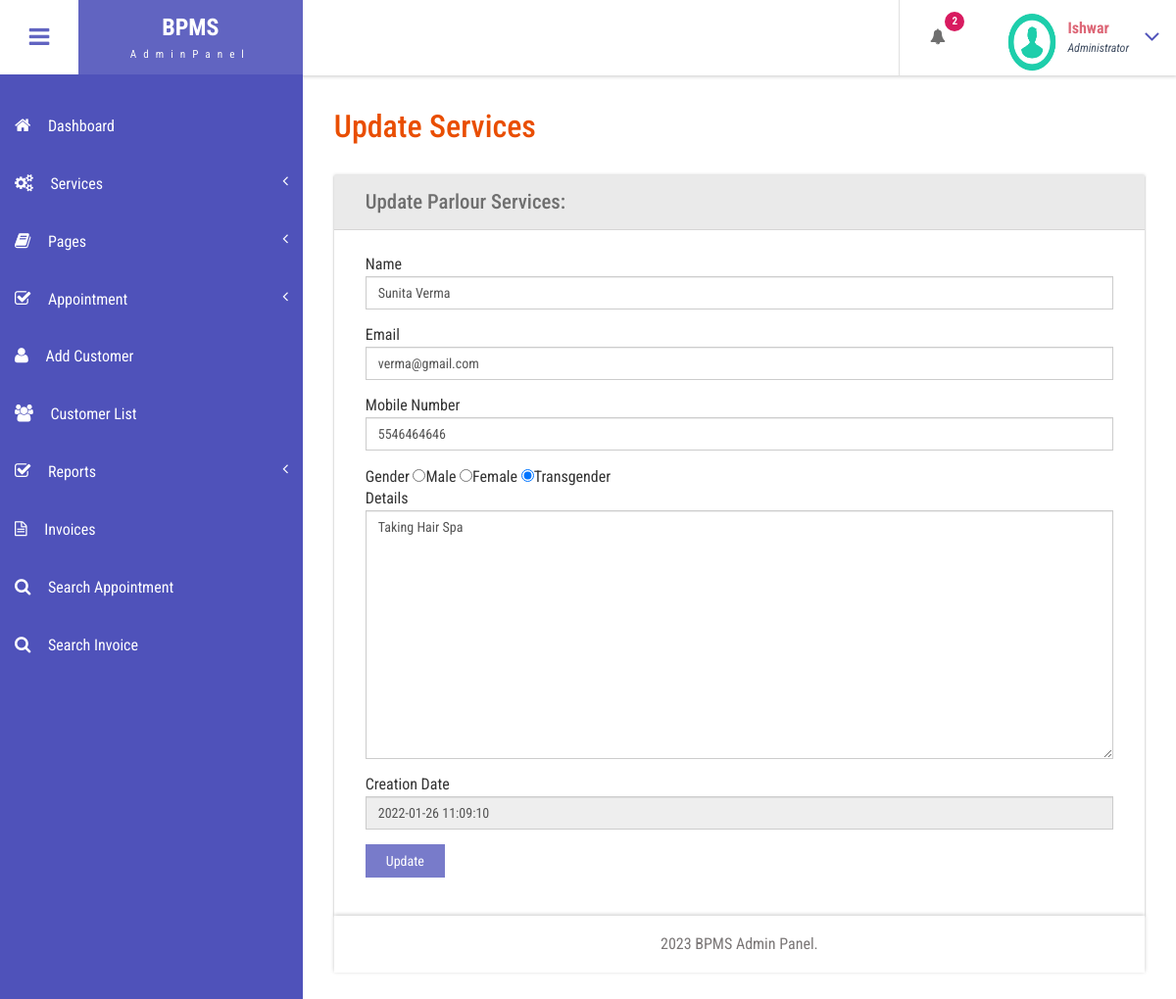
The page /admin/edit-customer-detailed.php?editid=1 (signed in) on the database its author committed.
### tables this page shows
CREATE TABLE `tblcustomers` (
  `ID` int(10) NOT NULL,
  `Name` varchar(120) DEFAULT NULL,
  `Email` varchar(200) DEFAULT NULL,
  `MobileNumber` bigint(11) DEFAULT NULL,
  `Gender` enum('Female','Male','Transgender') DEFAULT NULL,
  `Details` mediumtext DEFAULT NULL,
  `CreationDate` timestamp NULL DEFAULT current_timestamp(),
  `UpdationDate` timestamp NULL DEFAULT NULL ON UPDATE current_timestamp()
);

### admin/edit-customer-detailed.php (the view, shortened to what this page needs)
<?php
include('includes/dbconnection.php');
if (strlen($_SESSION['bpmsaid']==0)) {
  header('location:logout.php');
  } else{
  ?>
<!DOCTYPE HTML>
<html>
<head>
<link href="css/bootstrap.css" rel='stylesheet' type='text/css' />
<link href="css/style.css" rel='stylesheet' type='text/css' />
<link href="css/font-awesome.css" rel="stylesheet">
<link href="css/animate.css" rel="stylesheet" type="text/css" media="all">
<link href="css/custom.css" rel="stylesheet">
</head>
<body class="cbp-spmenu-push">
	<div class="main-content">
		 <?php include_once('includes/sidebar.php');?>
	 <?php include_once('includes/header.php');?>
		<div id="page-wrapper">
			<div class="main-page">
				<div class="forms">
					<h3 class="title1">Update Services</h3>
					<div class="form-grids row widget-shadow" data-example-id="basic-forms">
						<div class="form-title">
							<h4>Update Parlour Services:</h4>
						</div>
						<div class="form-body">
							<form method="post">
  <?php
 $cid=$_GET['editid'];
$ret=mysqli_query($con,"select * from  tblcustomers where ID='$cid'");
while ($row=mysqli_fetch_array($ret)) {
?>
							 <div class="form-group"> <label for="exampleInputEmail1">Name</label> <input type="text" class="form-control" id="name" name="name"  value="<?php  echo $row['Name'];?>" required="true"> </div> <div class="form-group"> <label for="exampleInputPassword1">Email</label> <input type="text" id="email" name="email" class="form-control"  value="<?php  echo $row['Email'];?>" required="true"> </div>
							 <div class="form-group"> <label for="exampleInputPassword1">Mobile Number</label> <input type="text" id="mobilenum" name="mobilenum" class="form-control"  value="<?php  echo $row['MobileNumber'];?>" required="true"> </div>
							 <div class="form-group"> <label for="exampleInputPassword1">Gender</label> <?php if($row['Gender']=="Male")
{?><input type="radio" id="gender" name="gender" value="Male" checked="true">Male
                     <input type="radio" name="gender" value="Female">Female
                     <input type="radio" name="gender" value="Transgender">Transgender
                   <?php } ?>
<?php if($row['Gender']=="Female")
{?><input type="radio" id="gender" name="gender" value="Male" >Male
                     <input type="radio" name="gender" value="Female" checked="true">Female
                     <input type="radio" name="gender" value="Transgender">Transgender
                   <?php }
                    else {?>
 <input type="radio" id="gender" name="gender" value="Male" >Male
  <input type="radio" name="gender" value="Female" >Female
  <input type="radio" name="gender" value="Transgender" checked="true">Transgender
                   <?php }?>
                   <div class="form-group"> <label for="exampleInputEmail1">Details</label> <textarea type="text" class="form-control" id="details" name="details" placeholder="Details" required="true" rows="12" cols="4"><?php  echo $row['Details'];?></textarea> </div>
                   <div class="form-group"> <label for="exampleInputPassword1">Creation Date</label> <input type="text" id="" name="" class="form-control"  value="<?php  echo $row['CreationDate'];?>" readonly='true'> </div>
							 <?php } ?>
							  <button type="submit" name="submit" class="btn btn-default">Update</button> </form>
						</div>
					</div>
			</div>
		</div>
		 <?php include_once('includes/footer.php');?>
	</div>
</body>
</html>
<?php } ?>

### admin/includes/header.php (shortened to what this page needs)
<div class="sticky-header header-section ">
      <div class="header-left">
        <button id="showLeftPush"><i class="fa fa-bars"></i></button>
        <div class="logo">
          <a href="index.html">
            <h1>BPMS</h1>
            <span>AdminPanel</span>
          </a>
        </div>
      </div>
      <div class="header-right">
        <div class="profile_details_left">
          <ul class="nofitications-dropdown">
            <?php
$ret1=mysqli_query($con,"select ID,Name from  tblappointment where Status=''");
$num=mysqli_num_rows($ret1);
?>
            <li class="dropdown head-dpdn">
              <a href="#" class="dropdown-toggle" data-toggle="dropdown" aria-expanded="false"><i class="fa fa-bell"></i><span class="badge blue"><?php echo $num;?></span></a>
            </li>
          </ul>
          <div class="clearfix"> </div>
        </div>
        <div class="profile_details">
        <?php
$adid=$_SESSION['bpmsaid'];
$ret=mysqli_query($con,"select AdminName from tbladmin where ID='$adid'");
$row=mysqli_fetch_array($ret);
$name=$row['AdminName'];
?>
          <ul>
            <li class="dropdown profile_details_drop">
              <a href="#" class="dropdown-toggle" data-toggle="dropdown" aria-expanded="false">
                <div class="profile_img">
                  <span class="prfil-img"><img src="images/download (1).png" alt="" width="50" height="60"> </span>
                  <div class="user-name">
                    <p><?php echo $name; ?></p>
                    <span>Administrator</span>
                  </div>
                  <i class="fa fa-angle-down lnr"></i>
                  <div class="clearfix"></div>
                </div>
              </a>
            </li>
          </ul>
        </div>
      </div>
      <div class="clearfix"> </div>
    </div>

### admin/css/style.css (style rules this page uses)
h4, h5, h6, h1, h2, h3 { margin: 0; }
ul, ol { margin: 0; }
p { margin: 0; }
html, body { font-family: 'Roboto Condensed', sans-serif; font-size: 100%; overflow-x: hidden; background: #fff; }
body a { transition: 0.5s all ease; -webkit-transition: 0.5s all ease; -moz-transition: 0.5s all ease; -o-transition: 0.5s all ease; -ms-transition: 0.5s all ease; text-decoration:none; }
h1,h2,h3,h4,h5,h6 { margin:0; }
p { margin:0; }
ul,label { margin:0; padding:0; }
.main-content { position: relative; }
.sticky-header { position: fixed; top: 0; left:0px; width: 100%; z-index: 100; }
.header-section { background:#FFF; box-shadow: 1px 1px 4px rgba(0, 0, 0, 0.21); -webkit-box-shadow: 1px 1px 4px rgba(0, 0, 0, 0.21); -moz-box-shadow: 1px 1px 4px rgba(0, 0, 0, 0.21); -o-box-shadow: 1px 1px 4px rgba(0, 0, 0, 0.21); }
.header-section::after { clear: both; display: block; content: ''; }
.header-left { float: left; width: 45%; }
.header-right { float: right; }
button#showLeftPush { font-size: 1.5em; width: 80px; padding: 0.87em 0; text-align: center; cursor: pointer; float: left; color: #6F6F6F; -moz-transition: all 0.2s ease-out 0s; -webkit-transition: all 0.2s ease-out 0s; transition: all 0.2s ease-out 0s; border: none; background-color: #fff; outline:none; }
.cbp-spmenu-push { overflow-x: hidden; position: relative; }
.cbp-spmenu, .cbp-spmenu-push { -webkit-transition: all 0.3s ease; -moz-transition: all 0.3s ease; transition: all 0.3s ease; }
.cbp-spmenu-push div#page-wrapper { margin: 0 0 0 19.3em; transition:.5s all; -webkit-transition:.5s all; -moz-transition:.5s all; }
.fa { display: inline-block; font-family: FontAwesome; font-style: normal; font-weight: normal; line-height: 1; -webkit-font-smoothing: antialiased; -moz-osx-font-smoothing: grayscale; }
.logo { background: #6164C1; text-align: center; float: left; }
.logo a { padding: 0.9em 3.3em .7em; display: block; text-decoration: none; }
.logo a h1 { color: #fff; font-size: 1.5em; line-height: 1.2em; font-weight: 700; }
.logo a span { color: #F8F8F8; font-size: .7em; text-align: center; letter-spacing: 7px; }
.profile_details_left { float: left; }
li.dropdown.head-dpdn { display: inline-block; padding: 1.7em 0; border-left: 1px solid #E0E0E0; float: left; }
li.dropdown.head-dpdn a.dropdown-toggle { padding: 1.7em 2em; }
i.fa.fa-bell { color:#6F6F6F; }
.header-right span.badge { font-size: 11px; font-weight: bold; color: #FFF; background: #8BC34A; line-height: 15px; width: 20px; height: 20px; border-radius: 2em; -webkit-border-radius: 2em; -moz-border-radius: 2em; -o-border-radius: 2em; text-align: center; display: inline-block; position: absolute; top: 16%; padding: 2px 0 0; }
.header-right span.blue { background-color:#D81B60; }
.profile_details { float: right; }
.profile_details_drop a.dropdown-toggle { display:block; padding: 0.8em 3em 0 2em; }
.profile_img span.prfil-img { float:left; }
.user-name { float:left; margin-top:8px; margin-left:11px; height:35px; }
.profile_details ul li { list-style-type:none; position:relative; }
.profile_details li a i.fa.lnr { position: absolute; top: 34%; right: 8%; color: #4F52BA; font-size: 1.6em; }
.user-name p { font-size:1em; color:#DD6777; line-height:1em; font-weight:700; }
.user-name span { font-size: .75em; font-style: italic; color: #424f63; font-weight: normal; margin-top: .3em; }
.charts,.row { margin: 2em 0 0; }
.widget-shadow { background-color: #fff; box-shadow: 0 -1px 3px rgba(0,0,0,.12),0 1px 2px rgba(0,0,0,.24); -webkit-box-shadow: 0 -1px 3px rgba(0,0,0,.12),0 1px 2px rgba(0,0,0,.24); -moz-box-shadow: 0 -1px 3px rgba(0,0,0,.12),0 1px 2px rgba(0,0,0,.24); }
h3.title1 { font-size: 2em; color: #e94e02; margin-bottom: 0.8em; }
.forms h3.title1 { margin-bottom:0; }
.forms h4 { font-size: 1.3em; color: #6F6F6F; }
.form-title { padding: 1em 2em; background-color: #EAEAEA; border-bottom: 1px solid #D6D5D5; }
.form-body { padding: 1.5em 2em; }
.forms label { font-weight: 400; }
.form-control { border-radius: inherit; }
.forms button.btn.btn-default { background-color: rgba(97, 100, 193, 0.85); color: #fff; padding: .5em 1.5em; border: none; outline:none; border-radius: inherit; }

### admin/css/custom.css (style rules this page uses)
#page-wrapper { padding:7em 2em 2.5em; background-image:url(background-image: url('images/be.jpg'); }

### rows shown on the page
tblcustomers: name "Sunita Verma", email "verma@gmail.com", mobilenum "5546464646", details "Taking Hair Spa", CreationDate "2022-01-26 11:09:10"

### other values the page prints
$num "2"
$name "Ishwar"
